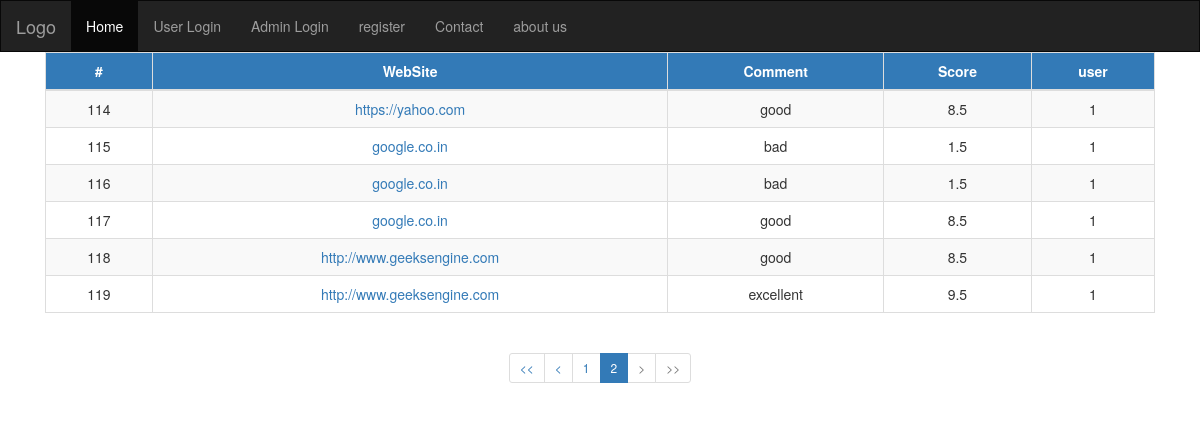
The app's page /admin/viewcomments.php?page=2 (signed in) with its own data.
### tables this page shows
CREATE TABLE `webcomment` (
  `comment_id` int(10) NOT NULL,
  `web_id` int(10) NOT NULL,
  `user_id` varchar(50) NOT NULL,
  `comment` varchar(800) NOT NULL,
  `score` float NOT NULL,
  `type` varchar(15) NOT NULL
);

CREATE TABLE `websites` (
  `website_name` varchar(200) NOT NULL,
  `web_id` int(10) NOT NULL,
  `add_by_user` varchar(50) NOT NULL,
  `tags` varchar(500) NOT NULL,
  `avg_score` float NOT NULL,
  `remark` varchar(15) NOT NULL
);

### admin/viewcomments.php (the view, shortened to what this page needs)
<?php
 include_once '../include/sqlConnect.php';
?>
<!DOCTYPE html>
<html lang="en">
<head>
  <link rel="stylesheet" href="https://maxcdn.bootstrapcdn.com/bootstrap/3.3.7/css/bootstrap.min.css">
</head>
<body>
 <div class="my-nav"></div>
<div class="container-fluid text-center body-cont center">
                <table class="table table-bordered table-striped text-center">
                        <thead>
                            <tr>
                                <th  class = "text-center btn-primary">#</th>
                                <th class = "text-center btn-primary">WebSite</th>
                                <th class = "text-center btn-primary">Comment</th>
                                <th class = "text-center btn-primary">Score</th>
                                <th class = "text-center btn-primary">user</th>
                            </tr>
                        </thead>
                        <tbody>
				<?php
				$limit = 10;
				$adjacents = 2;
				$sql = "SELECT COUNT(*) 'total_rows' FROM `webcomment`";
				$res = mysqli_fetch_object(mysqli_query($db, $sql));
				$total_rows = $res->total_rows;
				$total_pages = ceil($total_rows / $limit);
				if(isset($_GET['page']) && $_GET['page'] != "") {
					$page = $_GET['page'];
					$offset = $limit * ($page-1);
				} else {
					$page = 1;
					$offset = 0;
				}
                $query  = "SELECT webcomment.comment_id, websites.website_name,webcomment.user_id, webcomment.comment, webcomment.score
                    FROM webcomment
                    LEFT JOIN websites ON webcomment.web_id= websites.web_id
                    limit $offset, $limit";
				$result = mysqli_query($db, $query);
				if(mysqli_num_rows($result) > 0) {
					while($row = mysqli_fetch_assoc($result)) {
                        echo "<tr>
                        <td>".$row['comment_id']."</td>
                        <td><a href='".$row['website_name']."'>".$row['website_name']."</a></td>
                        <td>".$row['comment']."</td>
                        <td>".$row['score']."</td>
                        <td>".$row['user_id']."</td>
                        </tr>";
					}
				}
				if($total_pages <= (1+($adjacents * 2))) {
					$start = 1;
					$end   = $total_pages;
				}
				?>
				 </tbody>
            </table>
				<?php if($total_pages > 1) { ?>
					<ul class="pagination pagination-sm justify-content-center">
						<li class='page-item <?php ($page <= 1 ? print 'disabled' : '')?>'>
							<a class='page-link' href='?page=1'>&lt;&lt;</a>
						</li>
						<li class='page-item <?php ($page <= 1 ? print 'disabled' : '')?>'>
							<a class='page-link' href='?page=<?php ($page>1 ? print($page-1) : print 1)?>'>&lt;</a>
						</li>
						<?php for($i=$start; $i<=$end; $i++) { ?>
						<li class='page-item <?php ($i == $page ? print 'active' : '')?>'>
							<a class='page-link' href='?page=<?php echo $i;?>'><?php echo $i;?></a>
						</li>
						<?php } ?>
						<li class='page-item <?php ($page >= $total_pages ? print 'disabled' : '')?>'>
							<a class='page-link' href='?page=<?php ($page < $total_pages ? print($page+1) : print $total_pages)?>'>&gt;</a>
						</li>
						<li class='page-item <?php ($page >= $total_pages ? print 'disabled' : '')?>'>
							<a class='page-link' href='?page=<?php echo $total_pages;?>'>&gt;&gt;</a>
						</li>
					</ul>
				<?php } ?>
</div>
</body>
</html>

### admin/viewcomments.php (style rules this page uses)
.body-cont { margin-right : 30px; margin-left : 30px; }

### records on screen
webcomment: comment_id "114", web.website_name "https://yahoo.com", comment "good", score "8.5", user "1"
webcomment: comment_id "115", web.website_name "google.co.in", comment "bad", score "1.5", user "1"
webcomment: comment_id "116", web.website_name "google.co.in", comment "bad", score "1.5", user "1"
webcomment: comment_id "117", web.website_name "google.co.in", comment "good", score "8.5", user "1"
webcomment: comment_id "118", web.website_name "http://www.geeksengine.com", comment "good", score "8.5", user "1"
webcomment: comment_id "119", web.website_name "http://www.geeksengine.com", comment "excellent", score "9.5", user "1"
